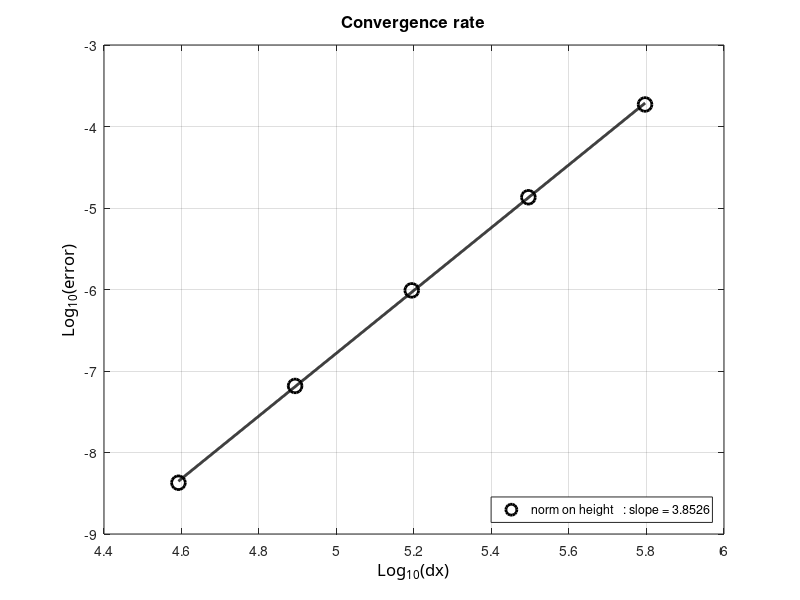

MATLAB code to generate this figure:
clc; clear all; close all;

radius=6371220;
N=[16 32 64 128 256];
dx=2*pi*radius./(4*N);
e=[1.8636*10^-4 1.3545*10^-5 9.7564*10^-7 6.5592*10^-8 4.2563*10^-9];
%e=[5.0425*10^-3 3.9159*10^-4 3.1916*10^-5 2.2341*10^-6 1.4700*10^-7];

ldx=log10(dx);
leh=log10(e);



%% plot 1
figure(11); 
%% curve 1
hl1=plot(ldx,leh,'ok');
set(hl1,'LineWidth',2.0);
set(hl1,'MarkerSize',10);
set(hl1,'MarkerEdgeColor','k');

hold on;
[a11,b1]=polyfit(ldx,leh,1);
tt=linspace(min(ldx),max(ldx),1000);
lsq1=a11(2)+a11(1)*tt;

% %% courbes...
hlf1=plot(tt,lsq1,'-k');
set(hlf1,'LineWidth',2.0);

%% legend
legend(hl1,{['norm on height   : slope = ' num2str(a11(1))]},'Location','SouthEast')

ha=gca;
xa=get(gca,'Xlabel');
set(ha,'Xgrid','on');
set(xa,'String','Log_{10}(dx)');
set (xa,'FontName','Calibri');
set(xa,'FontSize',12);

% ylabel
ha=gca;
ya=get(gca,'Ylabel');
set(ha,'Ygrid','on');
set(ya,'String','Log_{10}(error)');
set (ya,'FontName','Calibri');
set(ya,'FontSize',12);

% title
ha=gca;
xt=get(gca,'Title');
title('Convergence rate');
set (xt,'FontSize',12);
